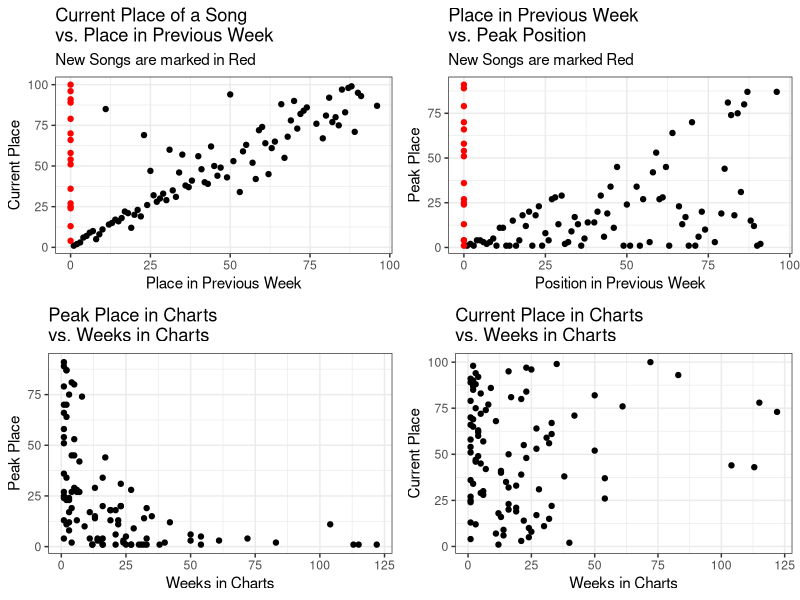
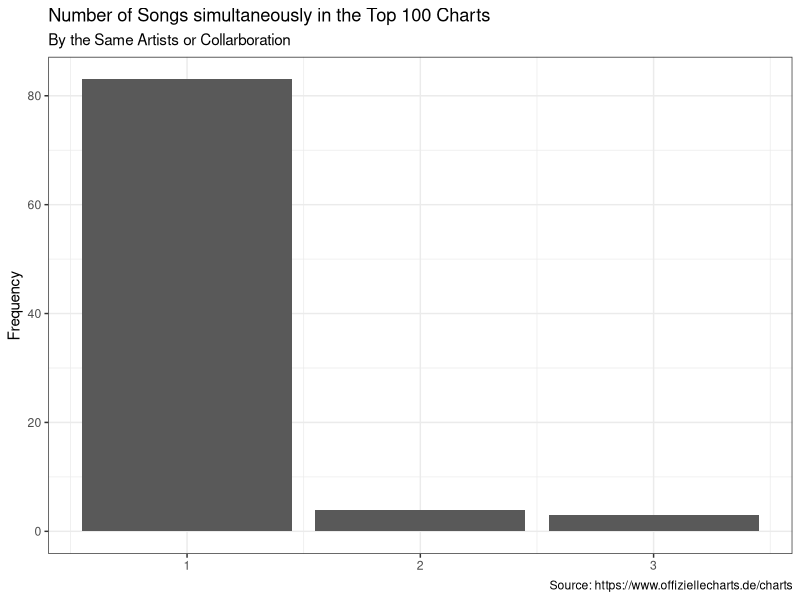
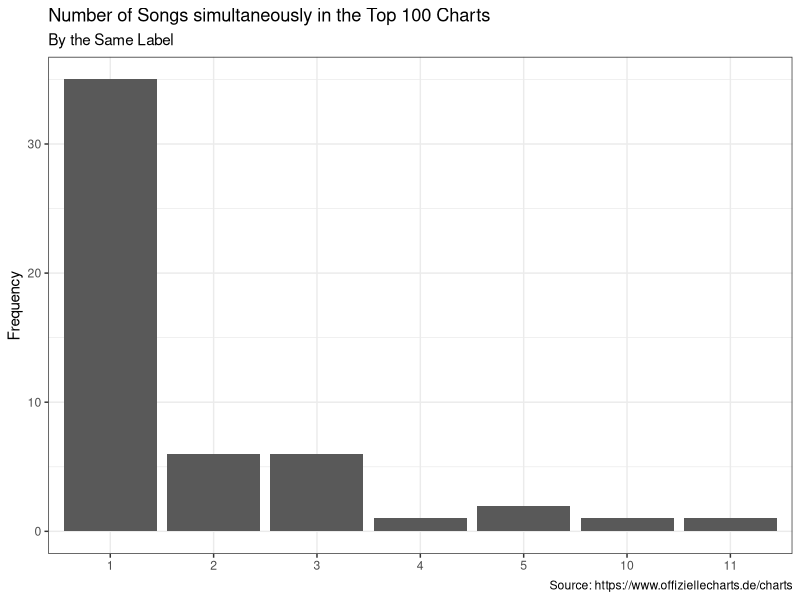

These figures' R source, in order:
## ---- chunk 1
library(ggplot2)
library(gridExtra)
library(readr)
library(dplyr)
chart_scrap <- read_csv('2022-02-09_charts_report.csv')
## ---- chunk 2
#Reporting Figures and Tables
#Scatter Plots
current_v_last <- ggplot(data = chart_scrap,
                                     aes(y = current, x=last_week,
                                     col=ifelse(is.na(last_week), yes = 'NA' , no = 'NonNA')))+
                                      geom_point(aes(y = current, x=last_week_fill),show.legend = F)+
                                      scale_color_manual(values = c('#FF0000','#000000'))+
                                      labs(title = 'Current Place of a Song \nvs. Place in Previous Week',
                                           subtitle = 'New Songs are marked in Red',
                                           y='Current Place', x='Place in Previous Week')+
                                        theme_bw()
weeks_v_peak <- ggplot(data = chart_scrap,
                                             aes(x=weeks_in_charts, y=peak_in_charts))+
                                              geom_point()+
                                              labs(title = 'Peak Place in Charts \nvs. Weeks in Charts',
                                                   x='Weeks in Charts', y='Peak Place')+
                                              theme_bw()
week_v_current <- ggplot(data = chart_scrap, aes(x=weeks_in_charts, y=current))+
                                      geom_point()+
                                      labs(title = 'Current Place in Charts \nvs. Weeks in Charts',
                                           x='Weeks in Charts', y='Current Place')+
                                      theme_bw()
last_v_peak <- ggplot(data = chart_scrap, aes(x=last_week_fill, y=peak_in_charts,
                                                col=ifelse(is.na(last_week), yes = 'NA' , no = 'NonNA')))+
                                    geom_point(show.legend = F)+
                                    labs(title = 'Place in Previous Week \nvs. Peak Position',
                                         subtitle = 'New Songs are marked Red',
                                         x='Position in Previous Week', y='Peak Place')+
                                    scale_color_manual(values = c('#FF0000','#000000'))+
                                    theme_bw()
grid.arrange(current_v_last,last_v_peak, weeks_v_peak,week_v_current, nrow=2)
## ---- chunk 3
chart_scrap%>%
                      count(artist)%>%
                      ggplot(aes(x=n))+
                      geom_bar()+
                      labs(title = 'Number of Songs simultaneously in the Top 100 Charts',
                           subtitle = 'By the Same Artists or Collarboration',
                           y='Frequency',
                           x=NULL,
                           caption = 'Source: https://www.offiziellecharts.de/charts')+
                      theme_bw()
chart_scrap%>%
                        count(artist,sort = T)%>%
                        filter(n>1)%>%
                        knitr::kable()
chart_scrap%>%
                      count(label)%>%
                      ggplot(aes(x=as.factor(n)))+
                      geom_bar()+
                      geom_bar()+
                      labs(title = 'Number of Songs simultaneously in the Top 100 Charts',
                           subtitle = 'By the Same Label',
                           y='Frequency',
                           x=NULL,
                           caption = 'Source: https://www.offiziellecharts.de/charts')+
                      theme_bw()
chart_scrap%>%
                        count(label, sort = T)%>%
                        filter(n>1)%>%
                        knitr::kable()
## ---- chunk 4
#Songs that are currently peaking
chart_scrap%>%
                        filter(current == peak_in_charts)%>%
                        select(artist, title, current)%>%
                        rename(Position = current)%>%
                        knitr::kable()
